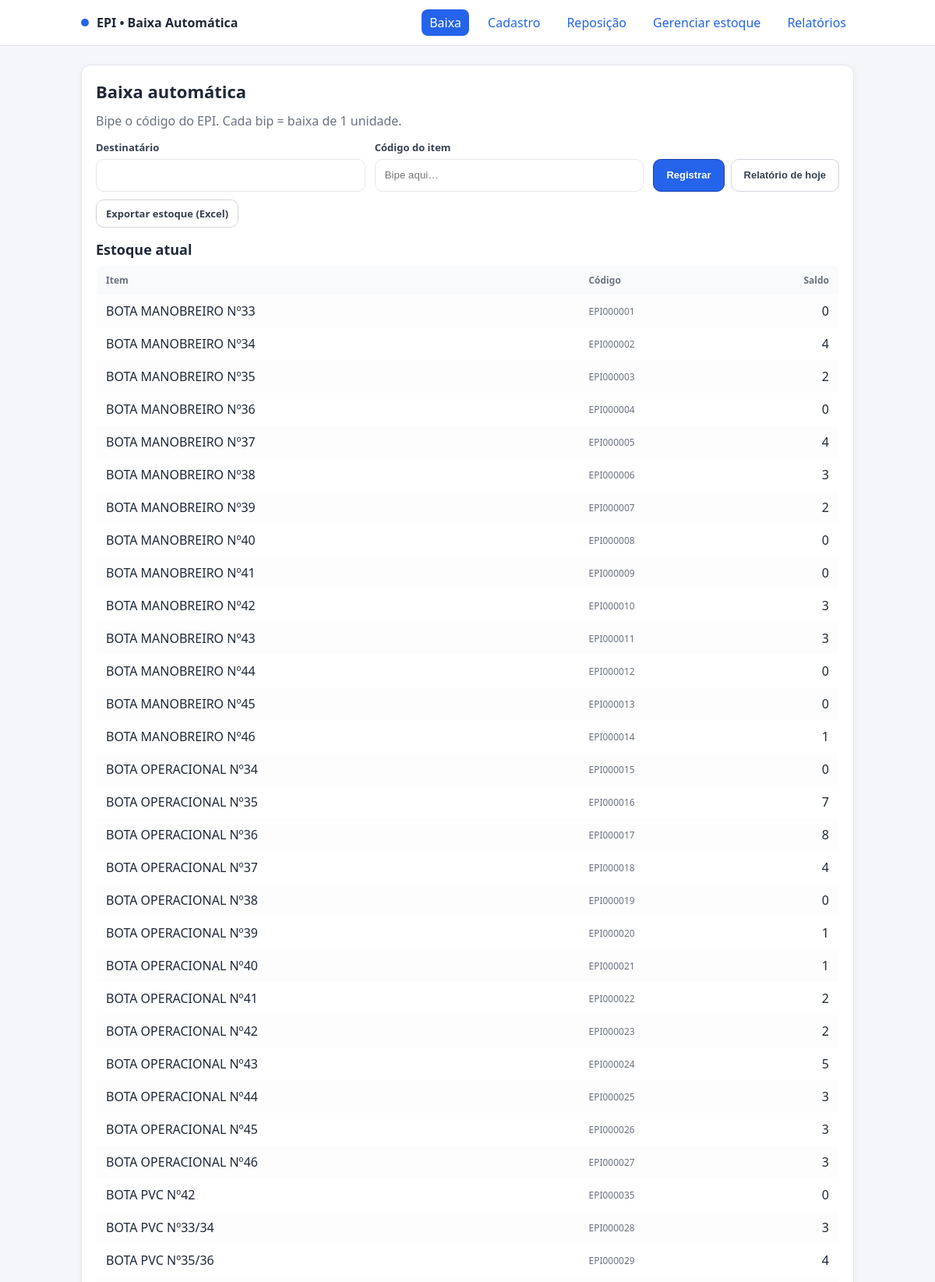
The page / (upper part) on the database its author committed.
### tables this page shows
CREATE TABLE itens (
                id INTEGER PRIMARY KEY AUTOINCREMENT,
                nome TEXT NOT NULL,
                codigo TEXT UNIQUE NOT NULL,
                saldo INTEGER NOT NULL
            );

### app_epi.py (the view, shortened to what this page needs)
@app.route("/", methods=["GET", "POST"])
@login_required_for(methods=("POST",))
def baixa_automatica():
    conn = get_db_connection()
    cur = conn.cursor()
    cur.execute("SELECT * FROM itens ORDER BY nome")
    itens = cur.fetchall()
    conn.close()
    destinatario_atual = request.cookies.get("destinatario", "")
    ok = request.args.get("ok") == "1"
    msg = request.args.get("msg", "")
    erro = request.args.get("erro", "")
    return render_template(
        "baixa.html",
        itens=itens,
        destinatario_atual=destinatario_atual,
        ok=ok,
        msg=msg,
        erro=erro
    )

### app_epi.py (called while the page is built)
def login_required_for(methods=("POST",)):
    methods = set(m.upper() for m in methods)
    def deco(view):
        @wraps(view)
        def wrapped(*args, **kwargs):
            if request.method.upper() in methods and not session.get("user"):
                session["next_url"] = request.full_path if request.query_string else request.path
                return redirect(url_for("login"))
            return view(*args, **kwargs)
        return wrapped
    return deco

def get_db_connection():
    conn = sqlite3.connect('estoque.db')
    conn.row_factory = sqlite3.Row
    conn.execute("PRAGMA foreign_keys = ON")
    return conn

### templates/baixa.html (shortened to what this page needs)
{% extends "base.html" %}
{% block content %}
<h1>Baixa automática</h1>
<p class="page-sub muted">Bipe o código do EPI. Cada bip = baixa de 1 unidade.</p>
<form method="POST" id="form-baixa" autocomplete="off" class="form-line">
  <div>
    <label for="destinatario">Destinatário</label>
    <input class="input" id="destinatario" name="destinatario" value="{{ destinatario_atual }}" required>
  </div>
  <div>
    <label for="codigo">Código do item</label>
    <input class="input" id="codigo" name="codigo" placeholder="Bipe aqui…" autofocus>
  </div>
  <div class="form-actions">
    <button class="btn primary" type="submit">Registrar</button>
    <button class="btn outline" type="button" id="btn-relatorio-hoje">Relatório de hoje</button>
  </div>
</form>
<div class="stock-header">
  <a class="btn outline" href="{{ url_for('estoque_export') }}">Exportar estoque (Excel)</a>
</div>
<h2>Estoque atual</h2>
<table class="table">
  <thead>
    <tr>
      <th>Item</th>
      <th>Código</th>
      <th style="text-align:right">Saldo</th>
    </tr>
  </thead>
  <tbody>
    {% for item in itens %}
    <tr>
      <td>{{ item.nome }}</td>
      <td class="small">{{ item.codigo }}</td>
      <td style="text-align:right">{{ item.saldo }}</td>
    </tr>
    {% endfor %}
  </tbody>
</table>
{% endblock %}

### static/style.css (style rules this page uses)
:root { --bg: #f5f6fa; --card: #ffffff; --muted: #6b7280; --text: #1f2937; --accent: #2563eb; --accent-2: #4f46e5; --danger: #dc2626; --success: #16a34a; --border: #e5e7eb; --radius: 12px; --line:#eef0f3; --zebra:#fafbff; --hover:#f0f6ff; --blue:#2563eb; --blue-2:#1d4ed8; --blue-3:#1e40af; --red:#ef4444; --red-2:#b91c1c; --red-bg:#fee2e2; --green:#10b981; --amber:#f59e0b; }
* { box-sizing: border-box; }
html, body { height: 100%; }
body { margin: 0; font-family: system-ui, -apple-system, Segoe UI, Roboto; background: var(--bg); color: var(--text); }
a { color: var(--accent); text-decoration: none; }
h1 { font-size:22px; margin:0 0 12px; }
h2 { font-size:18px; margin:16px 0 8px; }
p.muted { color: var(--muted); margin:6px 0 14px; }
.small { font-size:12px; color: var(--muted); }
.page-sub { margin:0 0 16px 0; }
label { font-size:12px; color: var(--muted); margin-bottom:6px; display:block; }
.input, input[type="text"], input[type="number"], select, textarea { width:100%; background:#fff; color:var(--text); border:1px solid var(--border); border-radius:10px; padding:10px 12px; outline:none; }
.btn { display:inline-flex; align-items:center; justify-content:center; gap:6px; padding:8px 12px; border-radius:10px; border:1px solid transparent; cursor:pointer; text-decoration:none; font-weight:600; font-size:13px; background:#fff; color:#374151; }
.btn.primary { background:#2563eb; border-color:#1e40af; color:#fff; }
.btn.outline { background:#fff; border-color:#d1d5db; color:#374151; }
.table { width:100%; border-collapse:collapse; overflow:hidden; border-radius:8px; border:1px solid var(--border); }
.table th, .table td { padding:10px 12px; text-align:left; }
.table thead th { font-size:12px; color:var(--muted); background:#f9fafb; }
.table tbody tr { background:#fff; }
.table tbody tr:nth-child(odd) { background:#fdfdfd; }
.table td:last-child { text-align:right; }
.form-line { display:grid; grid-template-columns:1fr 1fr 1fr auto; gap:12px; align-items:end; }
.form-novo .input, #form-baixa .input, .form-novo input, #form-baixa input { height:42px; line-height:42px; box-sizing:border-box; }
.form-novo .btn, #form-baixa .btn { height:42px; line-height:42px; padding:0 16px; box-sizing:border-box; }

### templates/baixa.html (style rules this page uses)
.form-line { display:grid; grid-template-columns: 1fr 1fr auto; gap:12px; align-items:end; margin-bottom: 10px; }
.form-actions { display:flex; gap:8px; align-items:center; justify-content:flex-end; }
#form-baixa label { font-size:13px; color:#374151; font-weight:600; display:block; margin-bottom:6px; }
.stock-header { margin: 8px 0; display:flex; justify-content:flex-start; }

### rows shown on the page
itens: nome "BOTA MANOBREIRO Nº33", codigo "EPI000001", saldo "0"
itens: nome "BOTA MANOBREIRO Nº34", codigo "EPI000002", saldo "4"
itens: nome "BOTA MANOBREIRO Nº35", codigo "EPI000003", saldo "2"
itens: nome "BOTA MANOBREIRO Nº36", codigo "EPI000004", saldo "0"
itens: nome "BOTA MANOBREIRO Nº37", codigo "EPI000005", saldo "4"
itens: nome "BOTA MANOBREIRO Nº38", codigo "EPI000006", saldo "3"
itens: nome "BOTA MANOBREIRO Nº39", codigo "EPI000007", saldo "2"
itens: nome "BOTA MANOBREIRO Nº40", codigo "EPI000008", saldo "0"
itens: nome "BOTA MANOBREIRO Nº41", codigo "EPI000009", saldo "0"
itens: nome "BOTA MANOBREIRO Nº42", codigo "EPI000010", saldo "3"
itens: nome "BOTA MANOBREIRO Nº43", codigo "EPI000011", saldo "3"
itens: nome "BOTA MANOBREIRO Nº44", codigo "EPI000012", saldo "0"
itens: nome "BOTA MANOBREIRO Nº45", codigo "EPI000013", saldo "0"
itens: nome "BOTA MANOBREIRO Nº46", codigo "EPI000014", saldo "1"
itens: nome "BOTA OPERACIONAL Nº34", codigo "EPI000015", saldo "0"
itens: nome "BOTA OPERACIONAL Nº35", codigo "EPI000016", saldo "7"
itens: nome "BOTA OPERACIONAL Nº36", codigo "EPI000017", saldo "8"
itens: nome "BOTA OPERACIONAL Nº37", codigo "EPI000018", saldo "4"
itens: nome "BOTA OPERACIONAL Nº38", codigo "EPI000019", saldo "0"
itens: nome "BOTA OPERACIONAL Nº39", codigo "EPI000020", saldo "1"
itens: nome "BOTA OPERACIONAL Nº40", codigo "EPI000021", saldo "1"
itens: nome "BOTA OPERACIONAL Nº41", codigo "EPI000022", saldo "2"
itens: nome "BOTA OPERACIONAL Nº42", codigo "EPI000023", saldo "2"
itens: nome "BOTA OPERACIONAL Nº43", codigo "EPI000024", saldo "5"
itens: nome "BOTA OPERACIONAL Nº44", codigo "EPI000025", saldo "3"
itens: nome "BOTA OPERACIONAL Nº45", codigo "EPI000026", saldo "3"
itens: nome "BOTA OPERACIONAL Nº46", codigo "EPI000027", saldo "3"
itens: nome "BOTA PVC Nº42", codigo "EPI000035", saldo "0"
itens: nome "BOTA PVC Nº33/34", codigo "EPI000028", saldo "3"
itens: nome "BOTA PVC Nº35/36", codigo "EPI000029", saldo "4"
